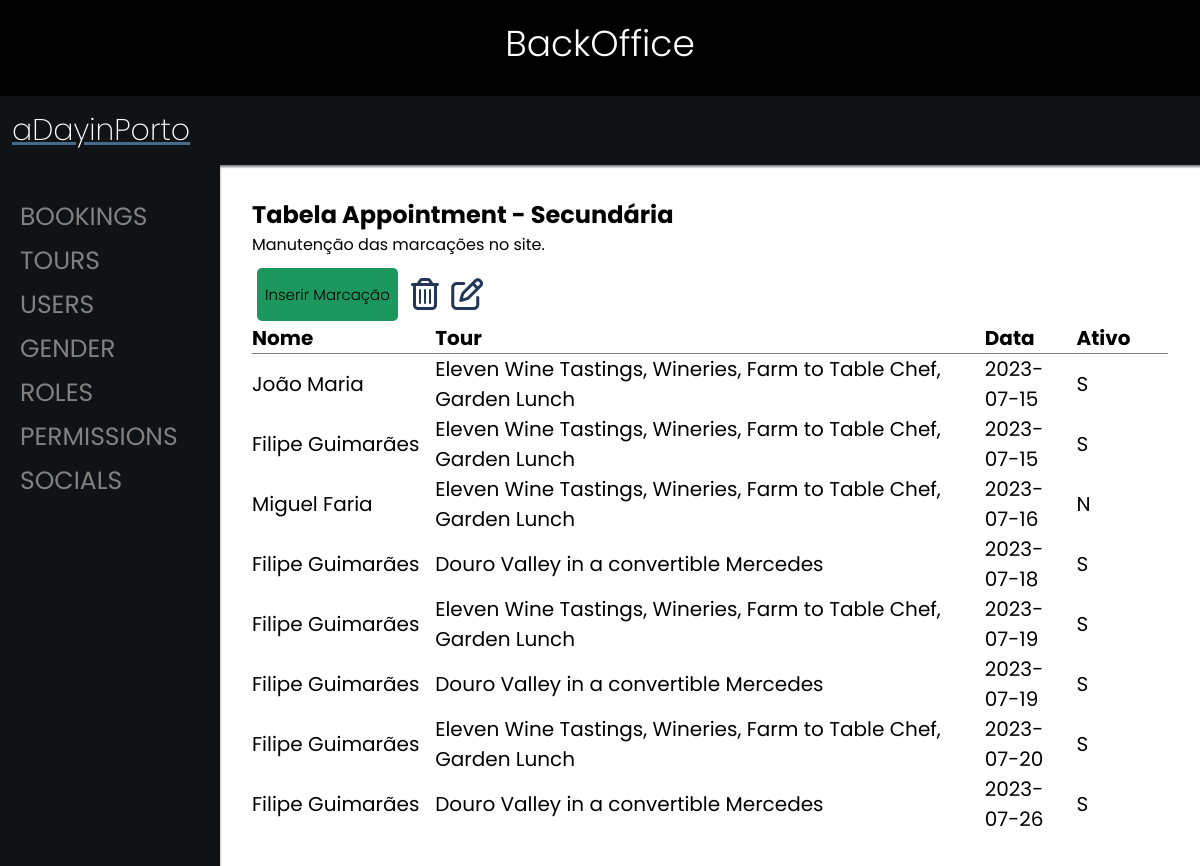
Screenshot of /backoffice/index.php with the database file from the repository.
### tables this page shows
CREATE TABLE IF NOT EXISTS `appointment` (
  `id` int(11) NOT NULL,
  `id_user` int(11) NOT NULL,
  `id_tour` int(11) NOT NULL,
  `start` date NOT NULL COMMENT 'Dia da marcação.',
  `book_date` datetime DEFAULT current_timestamp() COMMENT 'Data em q foi feita a marcação',
  `payment_date` datetime DEFAULT current_timestamp() COMMENT 'Data em q foi realizado o pagamento.',
  `cancel_date` datetime DEFAULT NULL COMMENT 'Data em q foi cancelado ( se for )',
  `reason` varchar(255) DEFAULT NULL COMMENT 'Motivo do cancelamento',
  `discount` int(11) DEFAULT NULL,
  `number_people` int(11) DEFAULT NULL,
  PRIMARY KEY (`id_user`,`id_tour`,`start`,`id`),
  KEY `FK_marcacao_tour` (`id_tour`),
  CONSTRAINT `FK_marcacao_tour` FOREIGN KEY (`id_tour`) REFERENCES `tour` (`id`) ON DELETE NO ACTION ON UPDATE NO ACTION,
  CONSTRAINT `FK_marcacao_user` FOREIGN KEY (`id_user`) REFERENCES `user` (`id`) ON DELETE NO ACTION ON UPDATE NO ACTION
);

CREATE TABLE IF NOT EXISTS `user` (
  `id` int(11) NOT NULL AUTO_INCREMENT,
  `name` varchar(255) DEFAULT NULL,
  `email` varchar(255) NOT NULL,
  `phone_number` varchar(50) DEFAULT NULL,
  `nacionality` varchar(50) DEFAULT NULL,
  `birthdate` date DEFAULT NULL,
  `creation_date` datetime DEFAULT current_timestamp(),
  `profile_image` varchar(100) DEFAULT NULL,
  `verified` int(1) DEFAULT NULL,
  `display_language` int(3) DEFAULT 1,
  `gender` int(1) DEFAULT NULL,
  `role` int(1) DEFAULT NULL,
  `password` varchar(40) DEFAULT NULL,
  PRIMARY KEY (`id`,`email`),
  UNIQUE KEY `email` (`email`),
  UNIQUE KEY `phone_number` (`phone_number`),
  KEY `FK_user_sex` (`gender`) USING BTREE,
  KEY `FK_user_role` (`role`),
  KEY `FK_user_language` (`display_language`),
  CONSTRAINT `FK_user_gender` FOREIGN KEY (`gender`) REFERENCES `gender` (`id`) ON DELETE NO ACTION ON UPDATE NO ACTION,
  CONSTRAINT `FK_user_language` FOREIGN KEY (`display_language`) REFERENCES `language` (`id`) ON DELETE NO ACTION ON UPDATE NO ACTION,
  CONSTRAINT `FK_user_role` FOREIGN KEY (`role`) REFERENCES `role` (`id`) ON DELETE NO ACTION ON UPDATE NO ACTION
);

CREATE TABLE IF NOT EXISTS `tour` (
  `id` int(11) NOT NULL AUTO_INCREMENT,
  `language` int(11) NOT NULL,
  `name` varchar(200) DEFAULT NULL,
  `price_unit` int(11) DEFAULT NULL,
  `ending` time DEFAULT NULL,
  `tour_limit` int(11) DEFAULT NULL,
  `description` text DEFAULT NULL,
  `image` varchar(50) DEFAULT NULL,
  PRIMARY KEY (`id`,`language`) USING BTREE,
  KEY `FK_tour_language` (`language`),
  CONSTRAINT `FK_tour_language` FOREIGN KEY (`language`) REFERENCES `language` (`id`) ON DELETE NO ACTION ON UPDATE NO ACTION
);

### backoffice/content/appointments/appointments.php (the view, shortened to what this page needs)
<?php
$showapp = "SELECT a.id, a.id_user as id_user, u.name as user, a.id_tour as id_tour, t.name as tour, a.start, a.book_date as book, a.payment_date as payment, a.cancel_date as cancel, a.reason, a.number_people FROM appointment a JOIN user u ON u.id = a.id_user JOIN tour t ON t.id = a.id_tour order by a.start";
$show = mysqli_query($conn, $showapp);
if (mysqli_num_rows($show) > 0) {
    $row = mysqli_fetch_array($show);
} else {
    $row = null;
}
?>
<h2>Tabela Appointment - Secundária</h2>
<p>Manutenção das marcações no site.</p>
<br>
<a href="./?p=31" class="insert-button">Inserir Marcação</a>
<a id="delLink" disabled><i class="fa-regular fa-trash-can fa-2xl" onclick="confirmDelete(<?php echo $row['id']; ?>)"></i></a>
<?php
if ($row !== null && isset($row['id'])) {
    $editLink = './?p=35&id=' . $row['id'] . '&operation=editar&id_tour=' . $row['id_tour'] . '&id_user=' . $row['id_user'] . '&start=' . $row['start'] . '';
} else {
    $editLink = null;
}
echo '<a href="' . $editLink . '" id="editLink" disabled><i class="fa-regular fa-pen-to-square fa-2xl"></i></a>' ?>
<table class="table-hover" style="width:100%; font-size: 20px; margin-top: 1rem; padding-top: 1rem;">
    <thead>
        <tr>
            <th scope="col" style="text-align: left; width:20%; border-bottom: solid 1px grey; border-collapse: collapse;">Nome</th>
            <th scope="col" style="text-align: left; width:60%; border-bottom: solid 1px grey; border-collapse: collapse;">Tour</th>
            <th scope="col" style="text-align: left; width:10%; border-bottom: solid 1px grey; border-collapse: collapse;">Data</th>
            <th scope="col" style="text-align: left; width:10%; border-bottom: solid 1px grey; border-collapse: collapse;">Ativo</th>
        </tr>
    </thead>
    <tbody>
        <?php
        if ($row !== null) {
            do {
                $cancelStatus = !isset($row['cancel']) || $row['cancel'] === '0000-00-00 00:00:00' ? 'S' : 'N';
        ?>
                <tr id="tr_<?php echo $row['id']; ?>" onclick="storeID(<?php echo $row['id']; ?>)">
                    <?php
                    echo "<td>" . $row['user'] . "</td>";
                    echo "<td>" . $row['tour'] . "</td>";
                    echo "<td>" . $row['start'] . "</td>";
                    echo "<td>" . $cancelStatus . "</td>";
                    ?>
                </tr>
        <?php
            } while ($row = mysqli_fetch_assoc($show));
        } else {
            echo "<tr><td colspan='4'>Não foram encontrados registos.</td></tr>";
        }
        ?>
    </tbody>
</table>

### backoffice/css/styles.css (style rules this page uses)
html { scroll-behavior: smooth; }
* { margin: 0; padding: 0; font-family: 'Poppins', sans-serif; }
a { cursor: pointer; }
:root { --dark-background-color: #0f1316; --medium-background-color: #666; --light-background-color: #efefef; --contrast-color: rgba(68, 107, 140, 1); --alt-contrast-color: ; --dark-text-color: var(--dark-background-color); --medium-text-color: var(--medium-background-color); --lighter-text-reverse-color: var(--light-background-color); --light-text-reverse-color: #ddd; }
table { border-collapse: collapse; }
.insert-button, .edit-button, .delete-button, .return-button { padding-inline: 0.5rem; padding-block: 1rem; text-decoration: none; font-size: 15px; font-weight: 300; color: black; border-radius: 5px; border: none; width: 90px; height: 30px; margin-inline: 5px; cursor: pointer; }
.insert-button { background-color: #1c975d; }

### backoffice/content/appointments/appointments.php (style rules this page uses)
.fa-regular { color: #223658 !important; padding-inline: 0.25rem; }

### rows the page displays
appointment: user.name "João Maria", tour.name "Eleven Wine Tastings, Wineries, Farm to Table Chef, Garden Lunch", start "2023-07-15", cancel_date "S"
appointment: user.name "Filipe Guimarães", tour.name "Eleven Wine Tastings, Wineries, Farm to Table Chef, Garden Lunch", start "2023-07-15", cancel_date "S"
appointment: user.name "Miguel Faria", tour.name "Eleven Wine Tastings, Wineries, Farm to Table Chef, Garden Lunch", start "2023-07-16", cancel_date "N"
appointment: user.name "Filipe Guimarães", tour.name "Douro Valley in a convertible Mercedes", start "2023-07-18", cancel_date "S"
appointment: user.name "Filipe Guimarães", tour.name "Eleven Wine Tastings, Wineries, Farm to Table Chef, Garden Lunch", start "2023-07-19", cancel_date "S"
appointment: user.name "Filipe Guimarães", tour.name "Douro Valley in a convertible Mercedes", start "2023-07-19", cancel_date "S"
appointment: user.name "Filipe Guimarães", tour.name "Eleven Wine Tastings, Wineries, Farm to Table Chef, Garden Lunch", start "2023-07-20", cancel_date "S"
appointment: user.name "Filipe Guimarães", tour.name "Douro Valley in a convertible Mercedes", start "2023-07-26", cancel_date "S"
